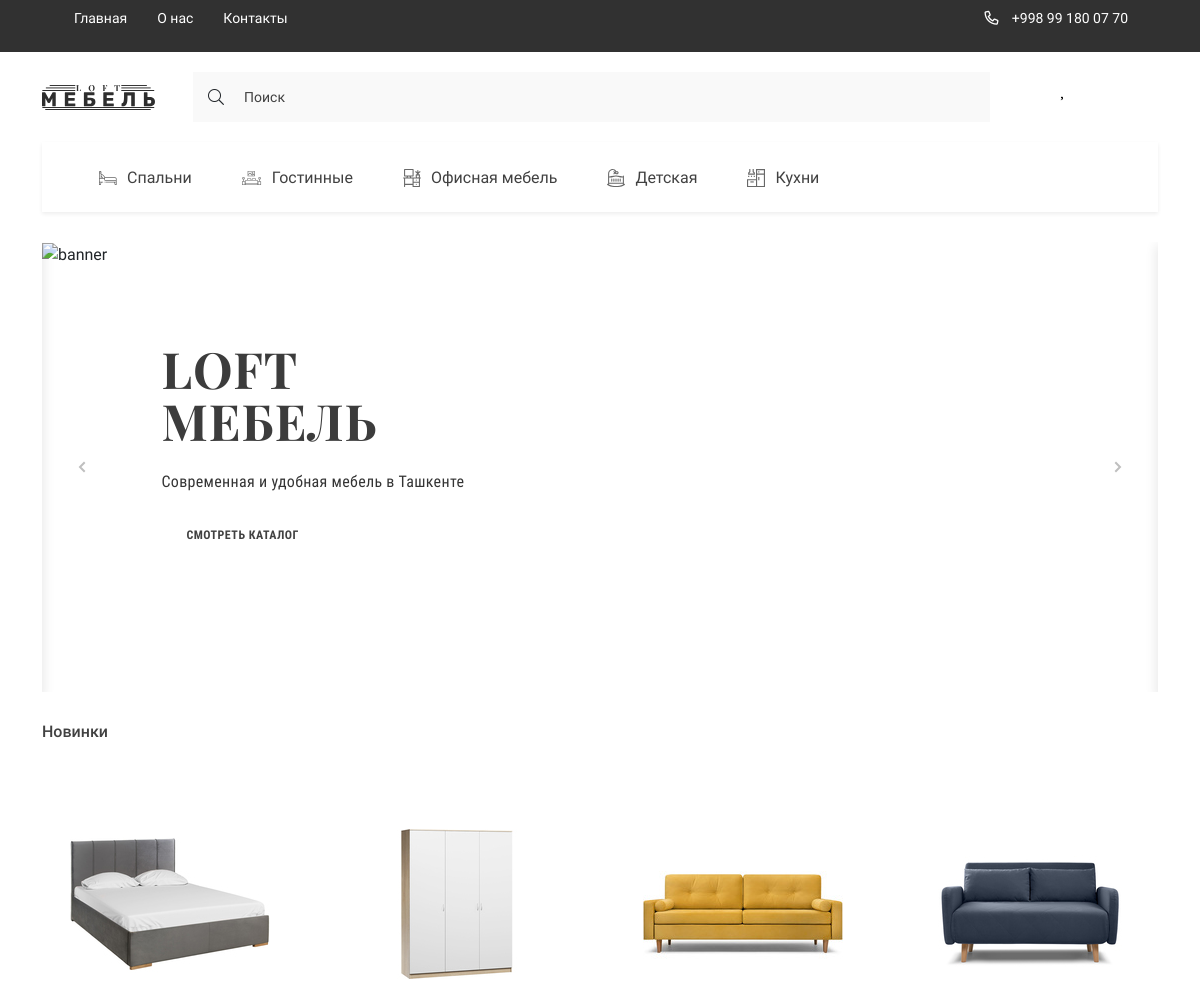
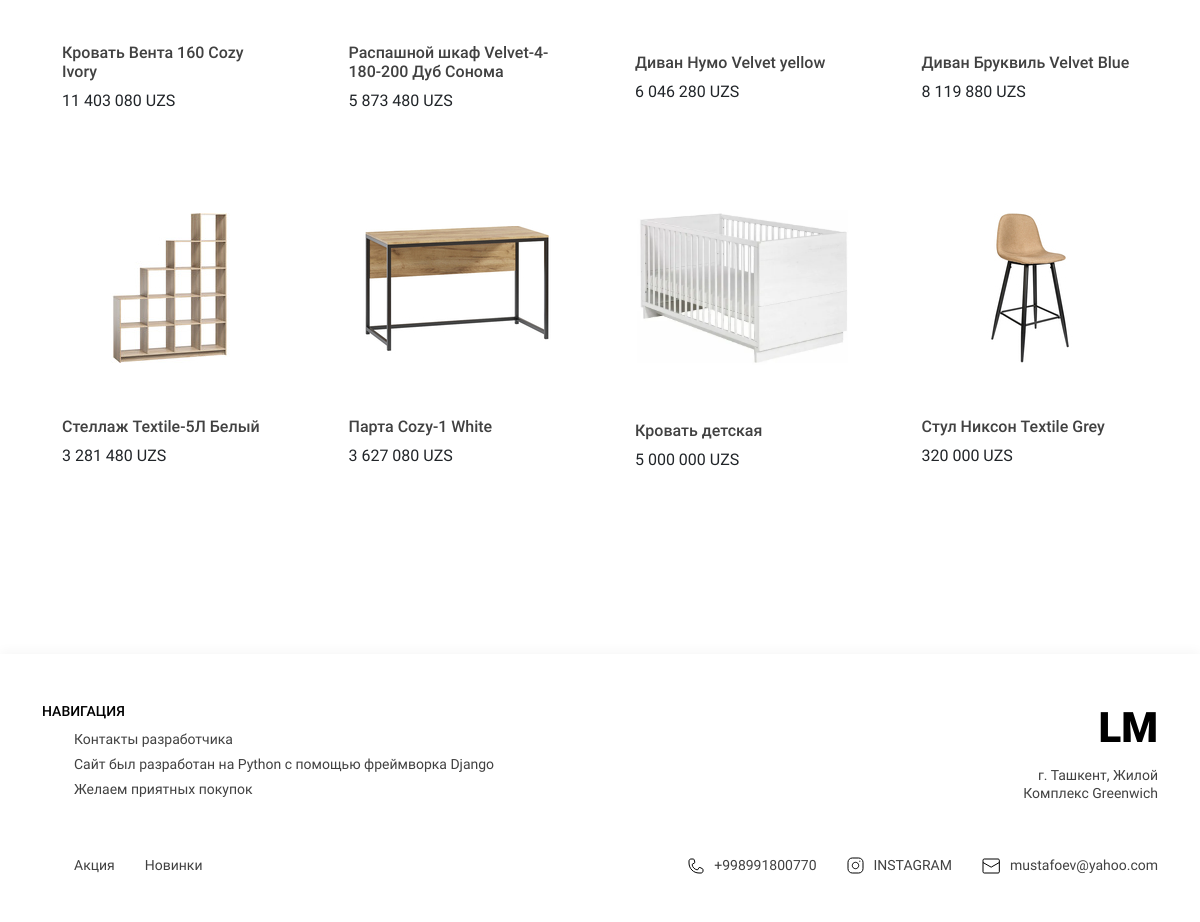
The page / on the database its author committed (2 pictures, top to bottom).
### digital/models.py (models this page shows, shortened)
class Category(models.Model):
    title = models.CharField(max_length=150, verbose_name='Название категории')
    image = models.ImageField(upload_to='categories/', verbose_name='Изображение', blank=True, null=True)
    slug = models.SlugField(unique=True, null=True)
    parent = models.ForeignKey('self', on_delete=models.CASCADE, null=True, blank=True, related_name='subcategories',
                               related_query_name='subcategories', verbose_name='Категория')
    def get_absolute_url(self):
        return reverse('category_page', kwargs={'slug': self.slug})
    def get_image_category(self):
        if self.image:
            return self.image.url
        else:
            return '-'
    class Meta:
        verbose_name = 'Категория'
        verbose_name_plural = 'Категории'

class Product(models.Model):
    title = models.CharField(max_length=250, verbose_name='Название Товара')
    price = models.FloatField(verbose_name='Цена')
    quantity = models.IntegerField(verbose_name='Количество')
    slug = models.SlugField(unique=True, null=True)
    created_at = models.DateTimeField(auto_now_add=True, verbose_name='Дата добавления')
    category = models.ForeignKey(Category, on_delete=models.CASCADE, related_name='products', verbose_name='Категория')
    edited_at = models.DateTimeField(auto_now=True, verbose_name='Дата изменения')
    brand = models.ForeignKey('Brand', on_delete=models.CASCADE, null=True, blank=True)
    color_code = models.TextField(default='#000000', verbose_name='Код цвета', null=True, blank=True)
    color_name = models.TextField(default='Желтый', verbose_name='Цвет', null=True, blank=True)
    description_all = models.TextField(verbose_name='Описание для страницы о товаре', blank=True, null=True)
    def get_absolute_url(self):
        return reverse('product_detail', kwargs={'slug': self.slug})
    def get_image_product(self):
        if self.images:
            try:
                return self.images.first().image.url
            except:
                return '-'
        else:
            return '-'
    class Meta:
        verbose_name = 'Товар'
        verbose_name_plural = 'Товары'

class Gallery(models.Model):
    image = models.ImageField(upload_to='products', verbose_name='Картинка товара')
    product = models.ForeignKey(Product, on_delete=models.CASCADE, related_name='images')
    class Meta:
        verbose_name = 'Картинка'
        verbose_name_plural = 'Картинки'

### digital/views.py (the view)
# urls.py: path('', ProductList.as_view(), name='index'),
class ProductList(ListView):
    model = Product
    context_object_name = 'categories'
    template_name = 'digital/index.html'
    extra_context = {
        'title': 'Главная страница'
    }
    def get_queryset(self):
        categories = Category.objects.filter(parent=None)
        return categories

### digital/templatetags/digital_tags.py (called while the page is built)
@register.simple_tag()
def get_categories():
    categories = Category.objects.filter(parent=None)
    return categories

@register.simple_tag()
def get_normal_price(price):
    return f'{int(price):_}'.replace('_', ' ')

### digital/templates/digital/index.html (shortened to what this page needs)
{% extends 'base.html' %}
{% block swiper %}
{% include 'digital/components/_swiper.html' %}
{% endblock swiper %}
{% block main %}
<main class="main">
    <div class="container">
        <section class="products">
            <h2 class="products__title">Новинки</h2>
            <div class="products__content">
                {% for category in categories %}
                {% for product in category.products.all|slice:"-1" %}
                {% include 'digital/components/_product.html' %}
                {% endfor %}
                {% endfor %}
            </div>
        </section>
    </div>
</main>
{% endblock main %}

### templates/components_base/_categories_list.html
{% load digital_tags %}
{% get_categories as categories %}
<ul class="header__list _categories">
    {% for category in categories %}
    <li>
        <a href="{{ category.get_absolute_url }}" class="header__list-links">
                                <span class="header__list-img">
                                    <img src="{{ category.get_image_category }}"
                                         alt="icons">
                                </span>
            {{ category.title }}
        </a>
    </li>
    {% endfor %}
</ul>

### digital/templates/digital/components/_product.html (shortened to what this page needs)
{% load digital_tags %}
<div class="products__item">
    <a href="{{ product.get_absolute_url }}"> <img src="{{ product.get_image_product }}" alt=""
                                   class="products__item-img"></a>
    <div class="products__item-text">
        <h3 class="products__item-title">{{ product.title }}</h3>
        <div class="products__item-price">{% get_normal_price product.price %} UZS</div>
    </div>
</div>

### digital/static/digital/style/style.css (style rules this page uses)
:root { --containerWidth: 1140px; --primaryColor: #414141; --primaryFont: 'Roboto'; --mainColor: #245462; }
* { padding: 0; margin: 0; box-sizing: border-box; text-decoration: none; list-style: none; font-family: var(--primaryFont); }
.container { width: 100%; max-width: calc(var(--containerWidth) + 30px); margin: 0 auto; padding: 0 15px; }
.nav__content-bars, ._categories, .nav__list-links>img, .nav__bars-open, ._truck { display: none; }
.header__list { display: flex; justify-content: space-between; align-items: center; }
.header__list._categories { justify-content: flex-start; width: 100%; overflow-x: scroll; background: #FFFFFF; box-shadow: 0px 2px 4px rgba(0, 0, 0, 0.07); margin-bottom: 30px; }
.header__list-links { padding: 24px 25px; display: flex; justify-content: center; align-items: center; height: 70px; transition: background .3s linear, color .3s linear; width: max-content; font-family: 'Roboto'; font-size: 16px; line-height: 19px; color: #414141; }
.header__list-links img { margin-right: 10px; min-width: 18px; transition: filter .3s linear; }
.main { width: 100%; flex-grow: 1; padding-bottom: 150px; }
.products { width: 100%; display: flex; flex-direction: column; margin-top: 30px; }
.products__title { font-size: 16px; line-height: 19px; color: #414141; margin-bottom: 35px; }
.products__content { width: 100%; display: grid; grid-template-columns: repeat(4, minmax(137.67px, 263px)); column-gap: 30px; row-gap: 10px; }
.products__item { display: flex; justify-content: center; flex-direction: column; align-items: center; padding: 53px 20px 32px; transition: transform .3s linear; position: relative; }
.products__item-text { width: 100%; margin-top: 54px; }
.products__item-title { font-weight: 500; font-size: 16px; line-height: 19px; color: #414141; }
.products__item-img { width: 100%; }

### templates/base.html (style rules this page uses)
a { text-decoration:none; }

### rows shown on the page
Category: get_image_category (picture), title "Спальни"
Category: get_image_category (picture), title "Гостинные"
Category: get_image_category (picture), title "Офисная мебель"
Category: get_image_category (picture), title "Детская"
Category: get_image_category (picture), title "Кухни"
Product: get_image_product (picture), title "Кровать Вента 160 Cozy Ivory", price "11 403 080"
Product: get_image_product (picture), title "Распашной шкаф Velvet-4-180-200 Дуб Сонома", price "5 873 480"
Product: get_image_product (picture), title "Диван Нумо Velvet yellow", price "6 046 280"
Product: get_image_product (picture), title "Диван Бруквиль Velvet Blue", price "8 119 880"
Product: get_image_product (picture), title "Стеллаж Textile-5Л Белый", price "3 281 480"
Product: get_image_product (picture), title "Парта Cozy-1 White", price "3 627 080"
Product: get_image_product (picture), title "Кровать детская", price "5 000 000"
Product: get_image_product (picture), title "Стул Никсон Textile Grey", price "320 000"
